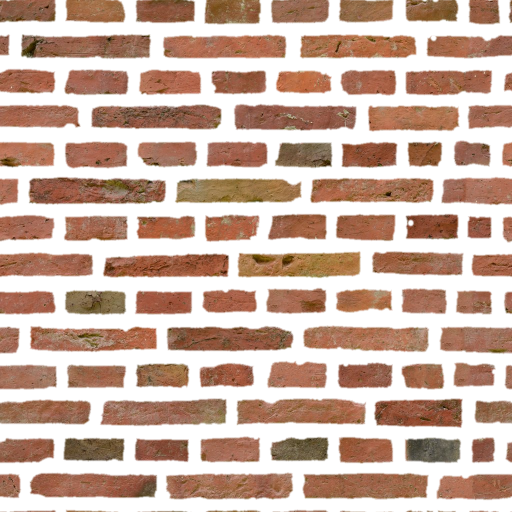
#> input picture assets/gallery/brick_4_albedo_guard.png, 1024 x 1024 px (shown at 1/2 size)
$ python individual_brick_asset_probe.py
#> lines starting #> are read from the running program, lines starting #| are printed output that depends on the picture
"""Independent native atlas audit, including palette and fine-detail retention."""
from pathlib import Path
import json
import numpy as np
from PIL import Image
from scipy.ndimage import gaussian_filter
ROOT=Path(__file__).resolve().parents[1];OUT=ROOT/'docs/individual_brick'
def lin(a):
    a=a.astype(np.float32)/255
    return np.where(a<=.04045,a/12.92,((a+.055)/1.055)**2.4)
source=np.asarray(Image.open(ROOT/'assets/gallery/brick_4_albedo_guard.png').convert('RGBA'))
#> source is the input picture: shape (1024, 1024, 4); mean R, G, B, A 149.8, 110.8, 80, 134.3
labels=np.asarray(Image.open(OUT/'atlas-region-ids.png'),dtype=np.int32)
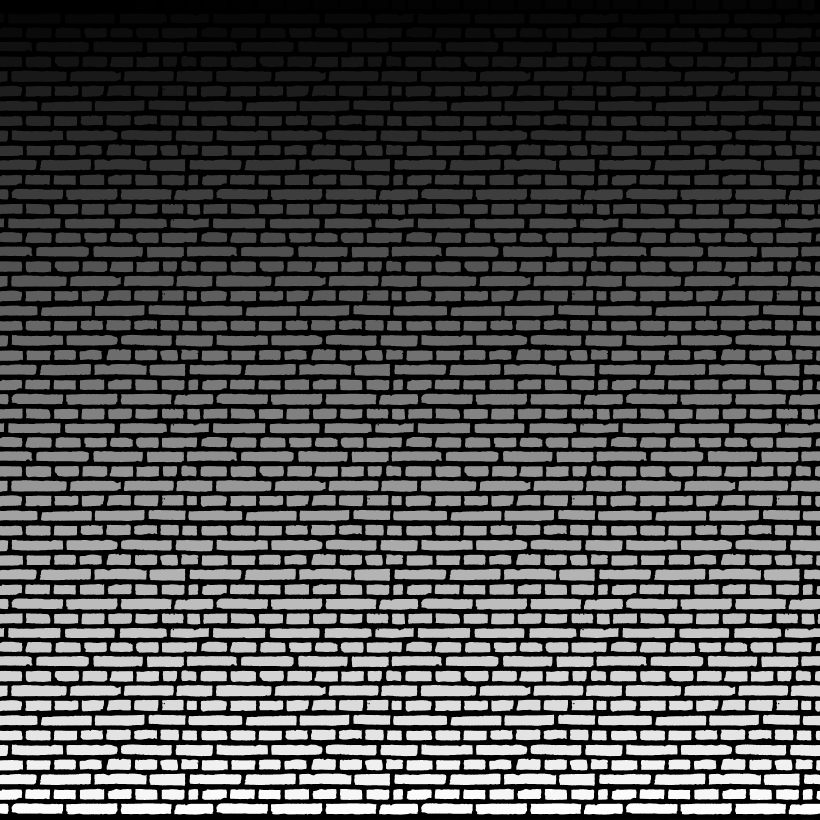
#> input picture docs/individual_brick/atlas-region-ids.png, 4096 x 4096 px (shown at 1/5 size)
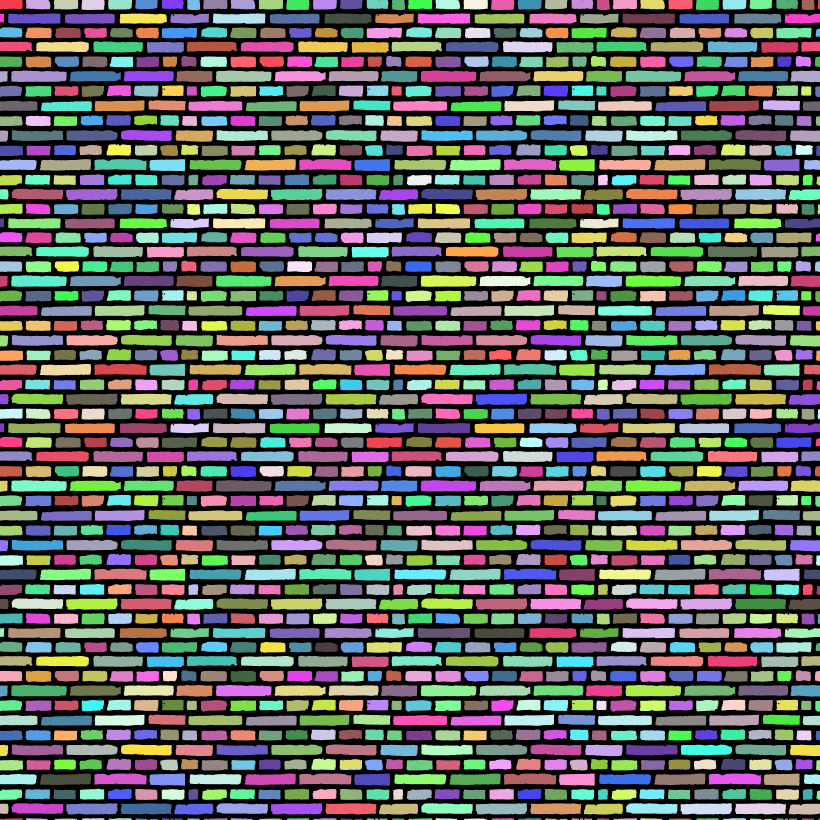
#> labels: shape (4096, 4096) int32 (shown at 1/5 size); 1345 distinct labels, from 0 to 1344; one colour per label, 0 black
N=int(labels.max())+1
#> N = 1345
results=[]
for seed in [0,7]:
#> (the run stopped early here; a loop or call above may not have finished)
